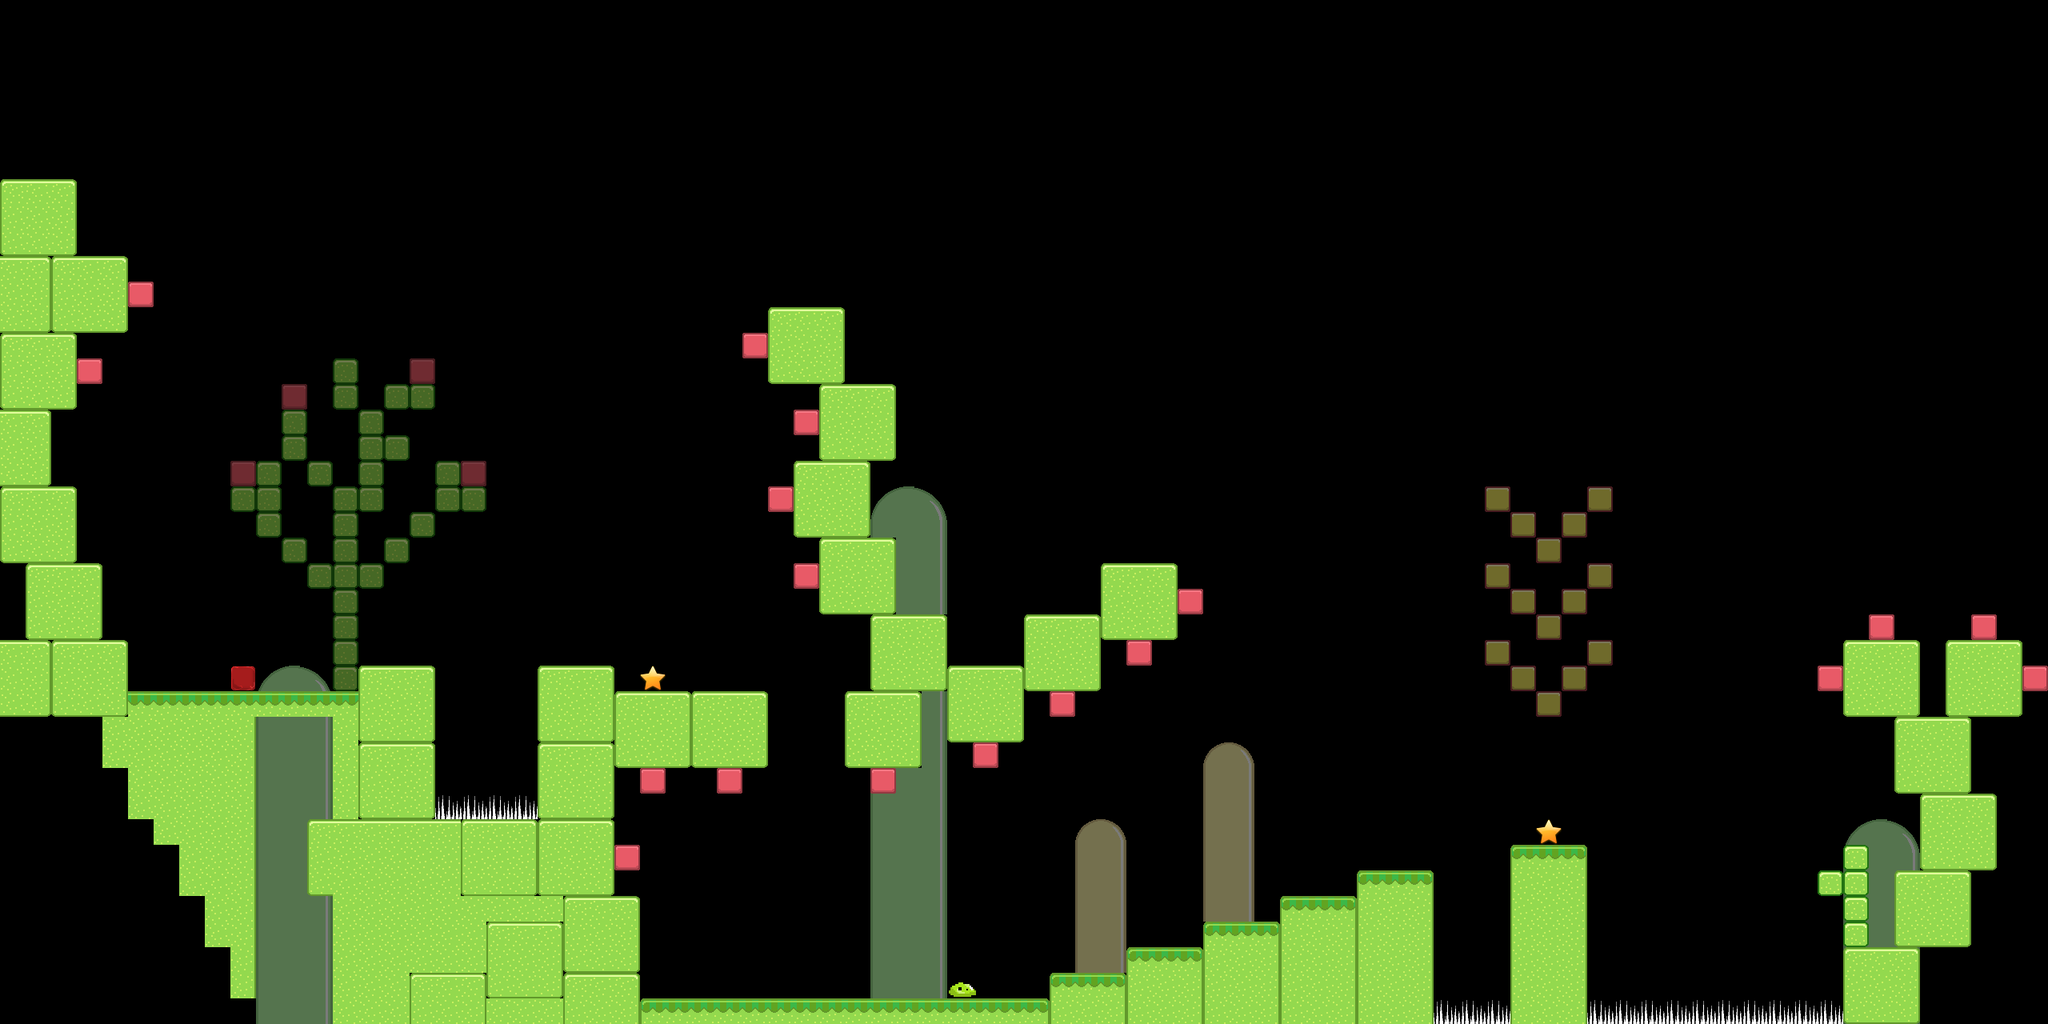

Below is a game level as drawn by its tile map, then a one-line description and the .tmx that defines it (tile-layer data replaced by summaries):
An orthogonal 80x40 tile map with 32x32 px tiles, 5 tile layers (background, tile, player, star, ...), 5 tilesets.

<map version="1.0" orientation="orthogonal" width="80" height="40" tilewidth="32" tileheight="32">
 <tileset firstgid="1" name="blockRed" tilewidth="32" tileheight="32">
  <image source="blockRed.png" width="32" height="32" />
 </tileset>
 <tileset firstgid="2" name="tileset" tilewidth="32" tileheight="32">
  <image source="tileset.png" width="192" height="576" />
  <tile id="97">
   <properties>
    <property name="type" value="spikes" />
   </properties>
  </tile>
 </tileset>
 <tileset firstgid="110" name="star" tilewidth="32" tileheight="32">
  <image source="star.png" width="32" height="32" />
 </tileset>
 <tileset firstgid="111" name="slime0" tilewidth="40" tileheight="22">
  <image source="slime0.png" width="40" height="22" />
  <tile id="0">
   <properties>
    <property name="type" value="slime" />
   </properties>
  </tile>
 </tileset>
 <tileset firstgid="112" name="arrowTrap" tilewidth="32" tileheight="32">
  <image source="arrowTrap.png" width="32" height="32" />
 </tileset>
 <layer name="background" width="80" height="40" opacity="0.48">
  <properties>
   <property name="type" value="background" />
  </properties>
  <data>[3200 cells, 188 non-empty, 16 distinct tile ids]</data>
 </layer>
 <layer name="tile" width="80" height="40">
  <properties>
   <property name="type" value="entity" />
  </properties>
  <data>[3200 cells, 545 non-empty, 15 distinct tile ids]</data>
 </layer>
 <layer name="player" width="80" height="40">
  <data>[3200 cells, 1 non-empty, 1 distinct tile ids]</data>
 </layer>
 <layer name="star" width="80" height="40">
  <properties>
   <property name="type" value="star" />
  </properties>
  <data>[3200 cells, 2 non-empty, 1 distinct tile ids]</data>
 </layer>
 <layer name="enemies" width="80" height="40">
  <properties>
   <property name="type" value="enemies" />
  </properties>
  <data>[3200 cells, 1 non-empty, 1 distinct tile ids]</data>
 </layer>
</map>
